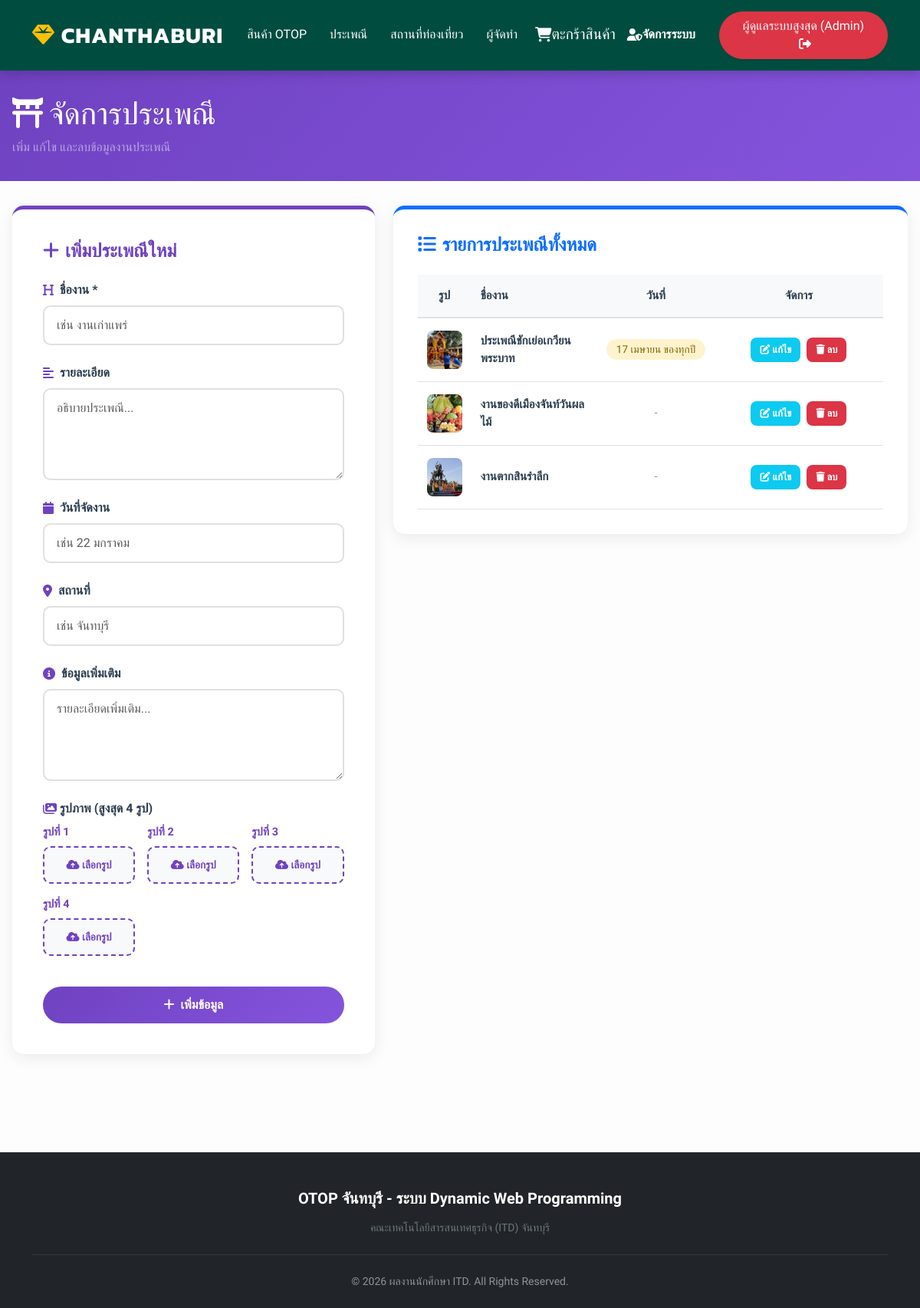
Screenshot of /admin_tradition_manage.php (signed in) with the database file from the repository.
### tables this page shows
CREATE TABLE IF NOT EXISTS `traditions` (
  `id` int NOT NULL AUTO_INCREMENT,
  `name` varchar(255) NOT NULL,
  `description` text NOT NULL,
  `event_date` varchar(50) DEFAULT NULL,
  `event_details` text,
  `event_location` varchar(255) DEFAULT NULL,
  `image_url` varchar(255) NOT NULL,
  `image_url_2` varchar(255) DEFAULT NULL,
  `image_url_3` varchar(255) DEFAULT NULL,
  `image_url_4` varchar(255) DEFAULT NULL,
  PRIMARY KEY (`id`)
);

### admin_tradition_manage.php (the view, shortened to what this page needs)
<?php
include('includes/db_config.php');
$edit_data = null;
include('includes/header.php');
?>
<div class="admin-header">
    <div class="admin-container">
        <h1 class="mb-2"><i class="fas fa-torii-gate me-2"></i>จัดการประเพณี</h1>
        <p class="mb-0 text-white-50">เพิ่ม แก้ไข และลบข้อมูลงานประเพณี</p>
    </div>
</div>
<div class="container admin-container">
    <div class="row">
        <div class="col-lg-5">
            <div class="form-section">
                <h3><i class="fas fa-<?= $edit_data ? 'edit' : 'plus' ?> me-2"></i><?= $edit_data ? 'แก้ไขประเพณี' : 'เพิ่มประเพณีใหม่' ?></h3>
                <form method="POST" enctype="multipart/form-data">
                    <div class="form-group">
                        <label class="form-label"><i class="fas fa-heading"></i>ชื่องาน *</label>
                        <input type="text" name="name" class="form-control" value="<?= $edit_data ? htmlspecialchars($edit_data['name']) : '' ?>" placeholder="เช่น งานเก่าแพร่" required>
                    </div>
                    <div class="form-group">
                        <label class="form-label"><i class="fas fa-align-left"></i>รายละเอียด</label>
                        <textarea name="description" class="form-control" placeholder="อธิบายประเพณี..."><?= $edit_data ? htmlspecialchars($edit_data['description']) : '' ?></textarea>
                    </div>
                    <div class="form-group">
                        <label class="form-label"><i class="fas fa-calendar"></i>วันที่จัดงาน</label>
                        <input type="text" name="event_date" class="form-control" value="<?= $edit_data ? htmlspecialchars($edit_data['event_date'] ?? '') : '' ?>" placeholder="เช่น 22 มกราคม">
                    </div>
                    <div class="form-group">
                        <label class="form-label"><i class="fas fa-map-marker-alt"></i>สถานที่</label>
                        <input type="text" name="event_location" class="form-control" value="<?= $edit_data ? htmlspecialchars($edit_data['event_location'] ?? '') : '' ?>" placeholder="เช่น จันทบุรี">
                    </div>
                    <div class="form-group">
                        <label class="form-label"><i class="fas fa-info-circle"></i>ข้อมูลเพิ่มเติม</label>
                        <textarea name="event_details" class="form-control" placeholder="รายละเอียดเพิ่มเติม..."><?= $edit_data ? htmlspecialchars($edit_data['event_details'] ?? '') : '' ?></textarea>
                    </div>
                    <div class="form-group">
                        <label class="form-label"><i class="fas fa-images me-1"></i>รูปภาพ (สูงสุด 4 รูป)</label>
                        <div class="image-upload-group">
                            <?php for ($i = 1; $i <= 4; $i++): ?>
                                <div class="image-upload-item">
                                    <div class="image-upload-label">รูปที่ <?= $i ?></div>
                                    <div class="file-input-wrapper">
                                        <label class="file-input-custom" data-image="<?= $i ?>">
                                            <i class="fas fa-cloud-upload-alt"></i> เลือกรูป
                                        </label>
                                    </div>
                                </div>
                            <?php endfor; ?>
                        </div>
                    </div>
                    <button type="submit" name="<?= $edit_data ? 'update_tradition' : 'add_tradition' ?>" class="btn-submit">
                        <i class="fas fa-<?= $edit_data ? 'save' : 'plus' ?> me-2"></i><?= $edit_data ? 'บันทึกการแก้ไข' : 'เพิ่มข้อมูล' ?>
                    </button>
                </form>
            </div>
        </div>
        <div class="col-lg-7">
            <div class="table-section">
                <h3><i class="fas fa-list me-2"></i>รายการประเพณีทั้งหมด</h3>
                <?php
                $sql = "SELECT * FROM traditions ORDER BY id DESC";
                $result = mysqli_query($conn, $sql);
                if(mysqli_num_rows($result) > 0):
                ?>
                    <div>
                        <table class="admin-table">
                            <thead>
                                <tr>
                                        <th style="width: 70px; text-align: center;">รูป</th>
                                        <th>ชื่องาน</th>
                                        <th style="width: 140px; text-align: center;">วันที่</th>
                                        <th style="width: 220px; text-align: center;">จัดการ</th>
                                    </tr>
                            </thead>
                            <tbody>
                                <?php while($row = mysqli_fetch_assoc($result)): ?>
                                    <tr>
                                        <td style="text-align: center;">
                                            <img src="<?= htmlspecialchars($row['image_url']) ?>" class="table-image" alt="Image" style="width: 50px; height: 50px;">
                                        </td>
                                        <td><strong><?= htmlspecialchars($row['name']) ?></strong></td>
                                        <td style="text-align: center;">
                                            <?php if(!empty($row['event_date'])): ?>
                                                <span class="badge badge-date" style="font-size: 0.85rem; padding: 0.4rem 0.8rem; font-weight: normal;"><?= htmlspecialchars($row['event_date']) ?></span>
                                            <?php else: ?>
                                                <span style="color: #999;">-</span>
                                            <?php endif; ?>
                                        </td>
                                        <td class="actions-cell">
                                            <div class="action-buttons">
                                                <a href="admin_tradition_manage.php?edit=<?= $row['id'] ?>" class="btn-action btn-edit"><i class="fas fa-edit"></i> แก้ไข</a>
                                                <a href="admin_tradition_manage.php?delete=<?= $row['id'] ?>" class="btn-action btn-delete" onclick="return confirm('ลบประเพณีนี้?')"><i class="fas fa-trash"></i> ลบ</a>
                                            </div>
                                        </td>
                                    </tr>
                                <?php endwhile; ?>
                            </tbody>
                        </table>
                    </div>
                <?php endif; ?>
            </div>
        </div>
    </div>
    <div style="height: 3rem;"></div>
</div>
<?php include('includes/footer.php'); ?>

### includes/image-sizing.css (style rules this page uses)
img { max-width: 100%; height: auto; display: block; }

### includes/header.php (style rules this page uses)
:root { --primary: #004d40; --gold: #ffc107; --dark: #1a1a1a; }
body { font-family: 'Sarabun', sans-serif; background: #fdfdfd; color: #2c3e50; }
h1, h2, h3, .navbar-brand { font-family: 'Kanit', sans-serif; }

### admin_tradition_manage.php (style rules this page uses)
.admin-header { background: linear-gradient(135deg, #6f42c1 0%, #8554dd 100%); color: white; padding: 2rem 0; margin-bottom: 2rem; }
.admin-container { max-width: 1400px; margin: 0 auto; padding: 0 1rem; }
.form-section { background: white; border-radius: 15px; padding: 2.5rem; box-shadow: 0 5px 20px rgba(0,0,0,0.08); margin-bottom: 2rem; border-top: 5px solid #6f42c1; }
.form-section h3 { color: #6f42c1; margin-bottom: 1.5rem; font-weight: 600; font-size: 1.5rem; }
.form-group { margin-bottom: 1.5rem; }
.form-label { font-weight: 600; color: #2c3e50; margin-bottom: 0.5rem; display: flex; align-items: center; }
.form-label i { margin-right: 0.5rem; color: #6f42c1; }
.form-control { border: 2px solid #e0e0e0; border-radius: 10px; padding: 0.75rem 1rem; font-size: 1rem; transition: all 0.3s ease; width: 100%; }
textarea.form-control { resize: vertical; min-height: 120px; font-family: 'Sarabun', sans-serif; }
.image-upload-group { display: grid; grid-template-columns: repeat(auto-fit, minmax(120px, 1fr)); gap: 1rem; margin-bottom: 1.5rem; }
.image-upload-item { display: flex; flex-direction: column; }
.image-upload-label { font-weight: 600; color: #6f42c1; margin-bottom: 0.5rem; font-size: 0.9rem; }
.file-input-wrapper { position: relative; }
.file-input-custom { display: block; width: 100%; padding: 0.75rem 0.5rem; background: #f8f9fa; border: 2px dashed #6f42c1; border-radius: 10px; text-align: center; color: #6f42c1; font-weight: 600; cursor: pointer; transition: all 0.3s ease; font-size: 0.85rem; }
.btn-submit { background: linear-gradient(135deg, #6f42c1 0%, #8554dd 100%); color: white; border: none; padding: 0.75rem 2rem; border-radius: 50px; font-weight: 600; cursor: pointer; transition: all 0.3s ease; width: 100%; margin-top: 1rem; }
.table-section { background: white; border-radius: 15px; padding: 2rem; box-shadow: 0 5px 20px rgba(0,0,0,0.08); border-top: 5px solid #0d6efd; overflow-x: visible; }
.table-section h3 { color: #0d6efd; margin-bottom: 1.5rem; font-weight: 600; font-size: 1.5rem; }
.admin-table { width: 100%; border-collapse: collapse; table-layout: auto; }
.admin-table thead { background: #f8f9fa; border-bottom: 2px solid #dee2e6; }
.admin-table th { padding: 1rem 0.75rem; text-align: left; font-weight: 600; color: #2c3e50; white-space: nowrap; font-size: 0.95rem; vertical-align: middle; }
.admin-table td { padding: 1rem 0.75rem; border-bottom: 1px solid #dee2e6; font-size: 0.95rem; vertical-align: middle; }
.table-image { width: 50px; height: 50px; border-radius: 8px; object-fit: cover; }
.badge { display: inline-block; padding: 0.25rem 0.65rem; border-radius: 50px; font-size: 0.85rem; font-weight: 600; white-space: nowrap; }
.badge-date { background: #fff3cd; color: #856404; }
.btn-action { padding: 0.4rem 0.75rem; border-radius: 8px; border: none; cursor: pointer; font-weight: 600; font-size: 0.8rem; transition: all 0.3s ease; margin: 0; white-space: nowrap; display: inline-block; }
.actions-cell { vertical-align: middle; }
.action-buttons { display: flex; gap: 8px; align-items: center; justify-content: center; }
.btn-edit { background: #0dcaf0; color: white; text-decoration: none; }
.btn-delete { background: #dc3545; color: white; text-decoration: none; }

### rows the page displays
traditions: image_url (picture), name "ประเพณีชักเย่อเกวียนพระบาท", event_date "17 เมษายน ของทุกปี"
traditions: image_url (picture), name "งานของดีเมืองจันท์วันผลไม้"
traditions: image_url (picture), name "งานตากสินรำลึก"

### other values shown
$_SESSION['admin_fullname'] "ผู้ดูแลระบบสูงสุด"
